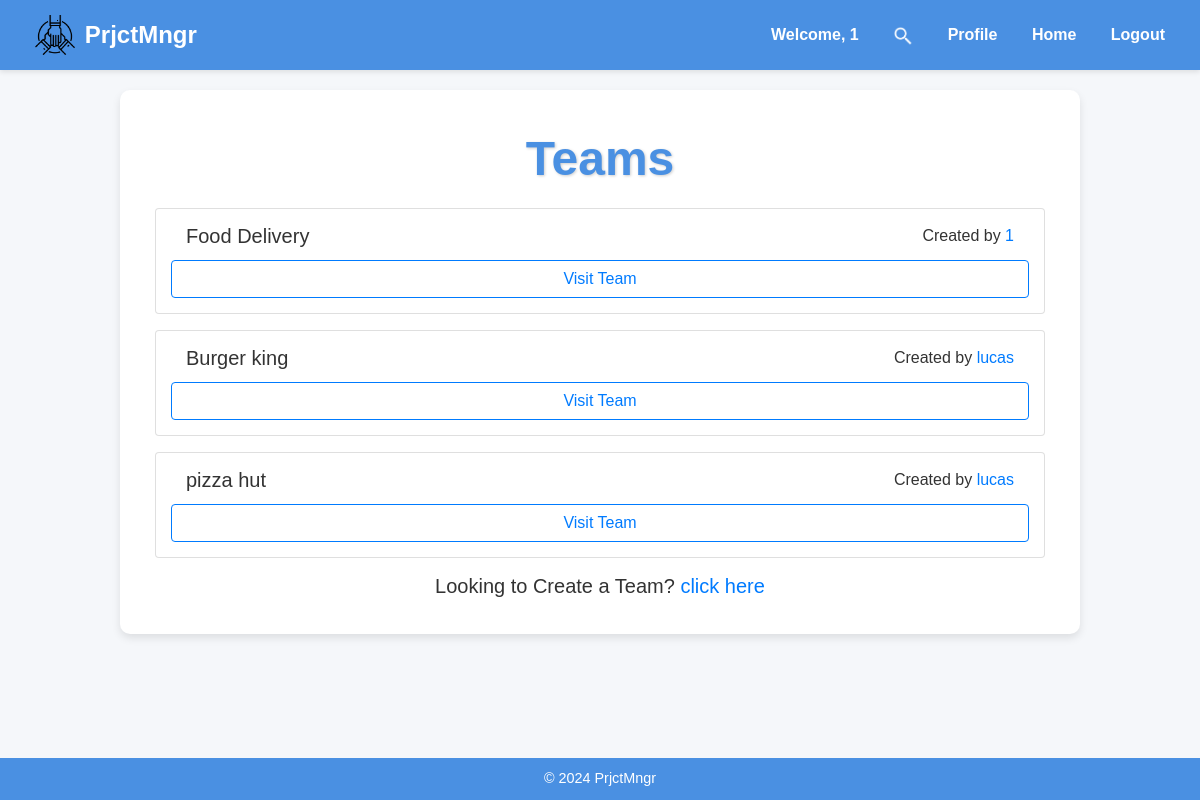
Before: / (signed in) with the older database file.
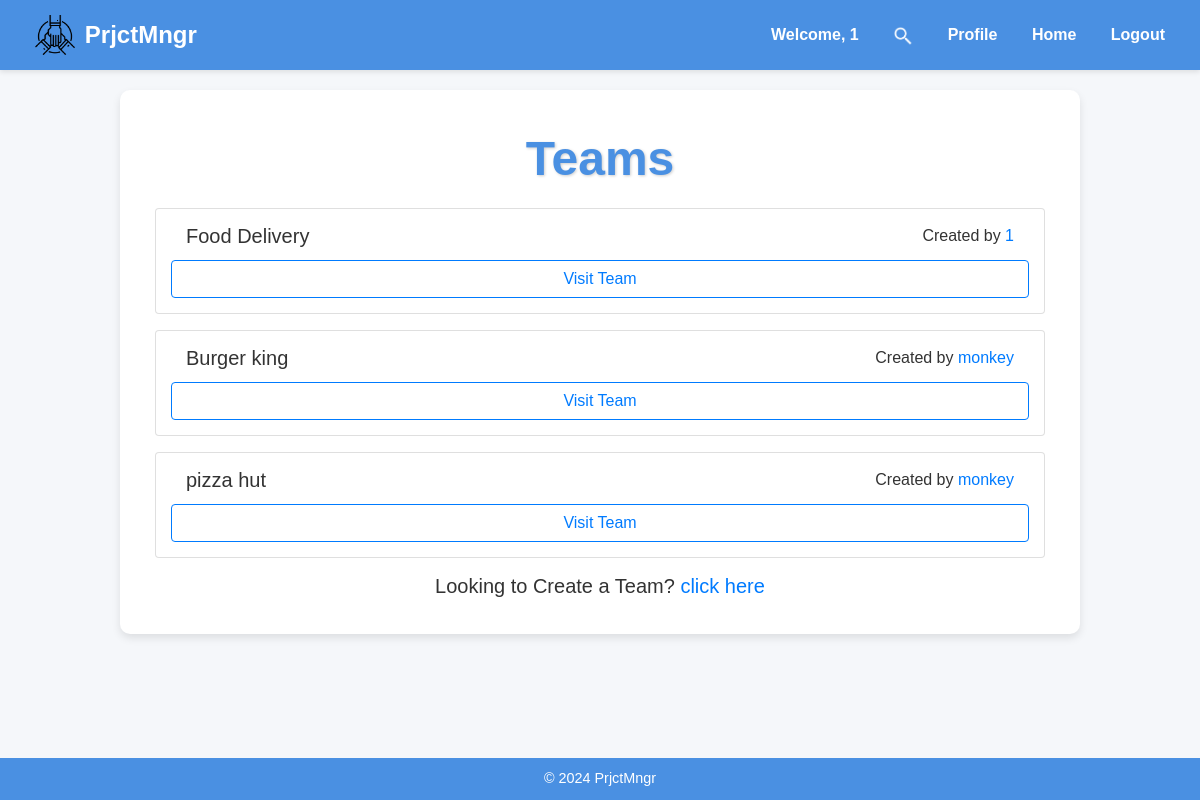
After: the same page with the newer database file.
### team/models.py (models this page shows)
class Team(models.Model):
    name = models.CharField(max_length=50, unique=True)
    creator = models.ForeignKey(User, on_delete=models.CASCADE, related_name='teams_created',null=True)
    members = models.ManyToManyField('User', related_name='teams', blank=True)
    description = models.TextField(blank=True,default='')
    archived = models.BooleanField(default=False)
    admins = models.ManyToManyField('User', related_name='admins', blank=True)

class User(AbstractUser):
    friends = models.ManyToManyField('self', related_name='friends', blank=True)
    bio = models.TextField()

### team/views.py (the view)
# urls.py: path('', views.index, name='index'),
def index(request):
    if request.user.is_authenticated:
        user = request.user
        teams=[]
        for team in Team.objects.all():
            if team.members.filter(id=user.id).exists():
                teams.append(team)
        return render(request, 'index.html', {'teams':teams})
    else:
        return render(request, 'register.html')

### team/templates/index.html (shortened to what this page needs)
{% extends "layout.html" %}
{% block body %}
    <h1>Teams</h1>
    {% if teams %}
        {% for team in teams %}
            <div class="card mb-3" style="margin: 15px;padding: 15px;">
                <div class="row" style="justify-content: space-between;margin-left: 15px;margin-right: 15px;">
                    <h5 class="card-title">{{ team.name }}</h5>
                    <p class="card-text">Created by <a href ="{% url 'profile' team.creator.username %}">{{ team.creator }}</a> </p>
                </div>
                <form action="edit_members/{{ team.name }}" style="text-align: center">
                    <input style="width:100%;" type="submit" class="btn btn-outline-primary" value="Visit Team">
                </form>
            </div>
        {% endfor %}
    {% else %}
        <h3 style="text-align: center;margin-top:40px" >Look's Like There's Nothing here.</h3>
    {% endif %}
            <h5 style="text-align: center">Looking to Create a Team? <a href ="create_team" > click here</a></h5>
        </div>
{% endblock %}

Changed rows visible on the page:
changed through a linked row, Team "Burger king": creator "lucas" → "monkey"
changed through a linked row, Team "pizza hut": creator "lucas" → "monkey"
